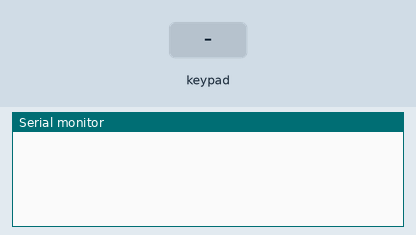
Bench run of a program on a simulated ESP8266 (Wemos D1 mini). Shown: the last lines printed to the serial monitor. The inputs (shaded band) are chosen by the test bench.

Above: at 1.2 s.
1.3 s: key '8' pressed
At 1.8 s:
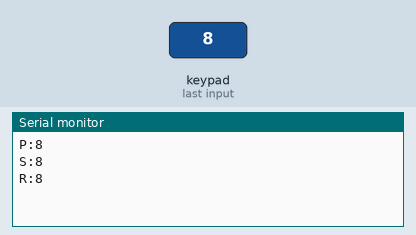
2.9 s: keypad keys 1 2 3 4 A pressed 0.4 s apart
At 5.7 s:
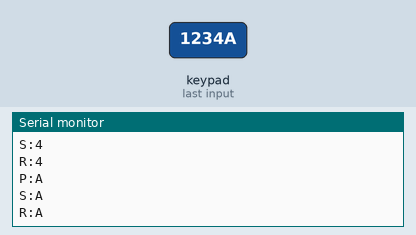
6.4 s: key 'B' pressed
At 7.1 s:
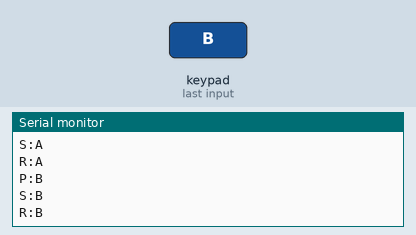
8.0 s: keypad keys 1 3 9 7 pressed 0.4 s apart
At 8.14 s:
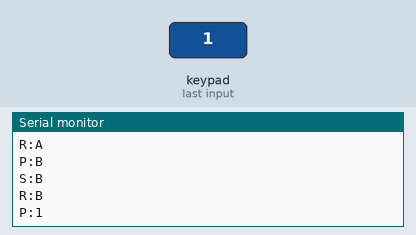
Timing chart, 0 to 11.0 s (numbered marks = the images above; inputs shaded):
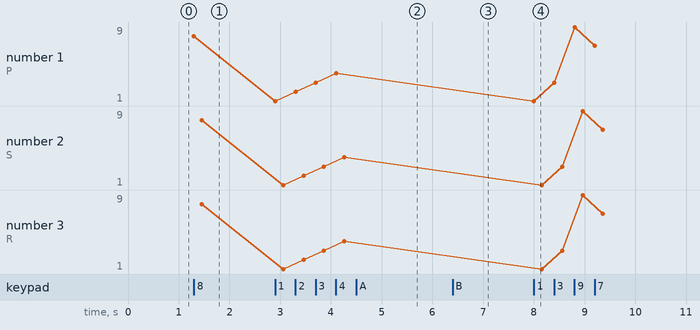

The program:

main.cpp
```cpp
#include <Keypad.h>

#include "led.hpp"

const byte ROWS = 4;  // four rows
const byte COLS = 3;  // three columns
char keys[ROWS][COLS] = {
    {'8', '4', '0'},
    {'9', '5', '1'},
    {'A', '6', '2'},
    {'B', '7', '3'}};

byte rowPins[ROWS] = {D1, D2, D3, D4};  // connect to the column pinouts of the kpd
byte colPins[COLS] = {D8, D7, D6};      // arduino libs are weird. won't work in normal odrder.
constexpr int longPressTimeMs = 1000;

unsigned long keysPressedSince[ROWS * COLS] = {0};
Keypad kpd = Keypad(makeKeymap(keys), rowPins, colPins, ROWS, COLS);

unsigned long loopCount;
unsigned long startTime;
String msg;

void setup() {
    Serial.begin(115200);
    kpd.setHoldTime(longPressTimeMs);
    loopCount = 0;
    startTime = millis();
    msg = "";
    ledSetup();
}

void loop() {

    ledLoop();

    // Fills kpd.key[ ] array with up-to 10 active keys.
    // Returns true if there are ANY active keys.
    if (kpd.getKeys()) {
        for (int i = 0; i < LIST_MAX; i++)  // Scan active keys
        {
            if (kpd.key[i].stateChanged)  // Only execute for changed keys
            {
                switch (kpd.key[i].kstate) {
                    case PRESSED:
                        msg = "P";
                        keysPressedSince[kpd.key[i].kcode] = millis();
                        break;
                    case HOLD:
                        msg = "L";
                        break;
                    case RELEASED:
                        msg = "R";

                        // this is an extra event that is triggered after the key is released and was NOT pressed for > longPressTimeMs
                        if ((millis() - keysPressedSince[kpd.key[i].kcode]) < longPressTimeMs) {
                            Serial.print("S");
                            Serial.print(":");
                            Serial.println(kpd.key[i].kchar);
                        }
                        break;
                    case IDLE:
                        continue;
                }
                Serial.print(msg);
                Serial.print(":");
                Serial.println(kpd.key[i].kchar);
                Serial.flush();
            }
        }
    }
}
```

led.hpp
```cpp
#include <Arduino.h>
#include <FastLED.h>

const int16_t numPixels = 4;
const EOrder pixelsType = BRG;
const uint8_t pixelsPin = D5;

CRGB pixels[numPixels];

void ledSetup() {
    FastLED.addLeds<NEOPIXEL, pixelsPin>(pixels, numPixels);
    FastLED.setMaxPowerInVoltsAndMilliamps(5, 100);
    FastLED.setCorrection(CRGB(255, 160, 240));
    Serial.setTimeout(100);  // this makes sure ledLoop is not blocking the main loop for too long
}
// 0 = red
// 1 = green
// 2 = blue
// 3 = control byte
enum context_options {
    RED,
    GREEN,
    BLUE,
    CONTROL
};

// defines the current context of the value being read.
int valueContext = RED;
size_t currentPixel = 0;
uint8_t currentColor[3] = {};

void ledLoop() {
    while (Serial.available()) {
        int value = Serial.read();

        if (valueContext == CONTROL) {
            pixels[currentPixel] = CRGB(currentColor[RED], currentColor[GREEN], currentColor[BLUE]);

            valueContext = RED;
            currentPixel++;

            if (value == 1) {
                FastLED.show();
                currentPixel = 0;
            }

        } else {
            currentColor[valueContext] = value;
            valueContext++;
        }
    }
}
```

Measured:
- after the input at 1.3 s, the serial monitor: prints a new line at once (image 1)
- after the input at 2.9 s, the serial monitor: prints a new line at once (image 2)
- after the input at 6.4 s, the serial monitor: prints a new line at once (image 3)
- after the input at 8.0 s, the serial monitor: prints a new line at once (image 4)
- plotted number 1: 8 → 4 after the input at 2.9 s, 4 → 7 after the input at 8.0 s
- plotted number 2: 8 → 4 after the input at 2.9 s, 4 → 7 after the input at 8.0 s
- plotted number 3: 8 → 4 after the input at 2.9 s, 4 → 7 after the input at 8.0 s
